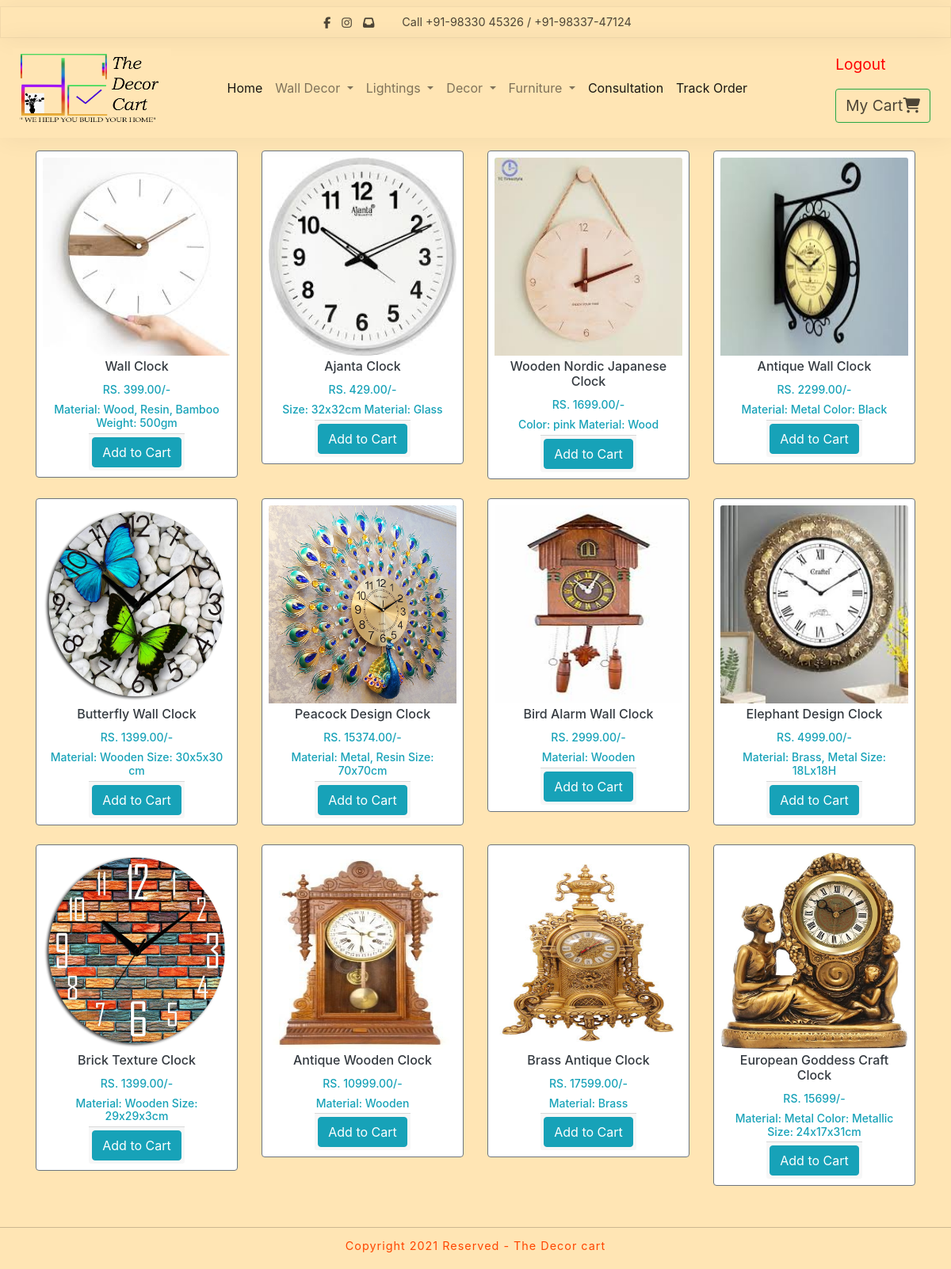
Screenshot of /clocks.php with the database file from the repository.
### tables this page shows
CREATE TABLE `product_clocks` (
  `id` int(11) NOT NULL,
  `product_name` varchar(100) NOT NULL,
  `product_price` varchar(50) NOT NULL,
  `product_image` varchar(255) NOT NULL,
  `product_description` varchar(500) NOT NULL
);

### clocks.php (the view, shortened to what this page needs)
<!DOCTYPE html>
<html lang="en">
<head>
    <link rel="stylesheet" href="style.css">
    <link rel="stylesheet" href="https://maxcdn.bootstrapcdn.com/bootstrap/4.3.1/css/bootstrap.min.css">
</head>
<body class="main my-2">
    <nav class="m-auto text-center nav-dark ">
            <div class="social-call">
                <div class="social">
                    <a href="https://www.facebook.com/Thedecorcart-102415515156793">
                        <i class="fab fa-facebook-f">
                        </i>
                    </a>
                    <a href="https://www.instagram.com/the.decor_cart">
                        <i class="fab fa-instagram">
                        </i>
                    </a>
                    <a href="#">
                        <i class="fas fa-inbox" title="thedecor.cart@gmail.com">
                        </i>
                    </a>
                </div>
                <div class="phone">
                    <span>
                        Call +91-98330 45326 / +91-98337-47124
                    </span>
                </div>
            </div>
</nav>
            <nav class="navbar navbar-expand-sm  navbar-light">
    <a class="navbar-brand" href="#"><img src="miscellaneous/Untitled-3.png" width="200px" height="100px"></a>
    <ul class="navbar-nav m-auto">
        <li class="nav-item">
            <a class="nav-link active" href="index.php">Home</a>
        </li>
        <li class="nav-item dropdown">
            <a class="nav-link dropdown-toggle" href="#" id="navbardrop" data-toggle="dropdown">
                 Wall Decor
             </a>
        </li>
        <li class="nav-item dropdown">
            <a class="nav-link dropdown-toggle" href="#" id="navbardrop" data-toggle="dropdown">
                Lightings
            </a>
        </li>
        <li class="nav-item dropdown">
            <a class="nav-link dropdown-toggle" href="#" id="navbardrop" data-toggle="dropdown">
                Decor
            </a>
        </li>
        <li class="nav-item dropdown">
            <a class="nav-link dropdown-toggle" href="#" id="navbardrop" data-toggle="dropdown">
                Furniture
            </a>
        </li>
        <li class="nav-item">
            <a class="nav-link active" href="consultation confirmation.php">Consultation</a>
        </li>
        <li class="nav-item">
            <a class="nav-link active" href="index-2.php">Track Order</a>
        </li>
    </ul>
    <ul class="navbar-nav ml-auto">
    <div class="right-menu">
<p><a href="login.php" style="color: red;">Logout</a></p>
                <li class="nav-item">
            <a class="btn btn-outline-success" href="cart.php">My Cart<i class="fas fa-shopping-cart"></i></a>
        </li>
    </ul>
</nav>
        <div class="container">
            <div class="row mt-2 pb-3">
                <?php
                    include 'config.php';
                    $stmt = $conn->prepare("SELECT * FROM product_clocks");
                    $stmt->execute();
                    $result = $stmt->get_result();
                     while($row = $result->fetch_assoc()):
                ?>
                <div class="col-sm-6 col-md-4 col-lg-3 mb-2 display-flex">
                <form action="action.php" class="submit" method="POST">
                    <div class="card-deck">
                        <div class="card p-2 border-secondary mb-2 mt-2" >
                            <img src="<?= $row['product_image']?>" class="card-img-top" height="250">
                            <div class="card-body p-1 m-auto">
                                <h4 class="card-title text-center text-dark"><?= $row['product_name']?></h4>
                                <h5 class="card-text text-center text-info"><?= $row['product_price']?>/-</h5>
                                <h5 class="card-text text-center text-info"><?= $row['product_description']?></h5>
                                </div>
                                <div class="card-footer m-auto p-1">
                                    <button type="submit" name="addtocart" class=" btn btn-info">Add to Cart</button>
                                </div>
                        </div>
                    </div>
                </form>
                </div>
                <?php endwhile; ?>
            </div>
        </div>
    <footer class="text-center">
            <span class="copyright ">
                Copyright 2021 Reserved - The Decor cart
            </span>
        </footer>
</body>
</html>

### style.css (style rules this page uses)
.main { color: #000; background: #ffe5b4; }
.navbar-nav { color: #000; }
body { margin: 0px; padding: 0px; font-family: poppins; background: #ffe5b4; }
* { box-sizing: border-box; }
ul { list-style: none; }
a { text-decoration: none; }
nav { width: 100%; box-shadow: 2px 2px 30px rgba(0,0,0,0.05); z-index: 100; }
.social-call { height: 40px; border: 1px solid rgba(0,0,0,0.05); display: flex; justify-content: center; align-items: center; }
.social a { margin: 0px 5px; color: rgba(0,0,0,0.7); font-size: 0.9rem; }
.phone { color: rgba(0,0,0,0.7); margin-left: 30px; font-size: 0.9rem; }
.right-menu a { margin: 0px 10px; font-size: 1.2rem; color: rgba(0,0,0,0.7); }
.fa-shopping-cart { position: relative }
footer { display: flex; justify-content: center; align-items: center; padding: 10px; border-top: 1px solid rgba(0,0,0,0.2) ; flex-wrap: wrap; margin-top: 20px; width: 100%; }
.copyright { font-size: 0.9rem; color: orangered; letter-spacing: 1px; }
.active, .menu:hover { align-items: center; border-radius: 3px; }
button { color: orangered; font-size: 18px; font-weight: 600; text-decoration: none; padding: 10px 15px; border-radius: 4px; display: inline-block; }
.card-title { font-size: 16px; }
.card-text { font-size: 14px; }

### rows the page displays
product_clocks: product_image (picture), product_name "Wall Clock", product_price "RS. 399.00", product_description "Material: Wood, Resin, Bamboo Weight: 500gm"
product_clocks: product_image (picture), product_name "Ajanta Clock", product_price "RS. 429.00", product_description "Size: 32x32cm Material: Glass"
product_clocks: product_image (picture), product_name "Wooden Nordic Japanese Clock", product_price "RS. 1699.00", product_description "Color: pink Material: Wood"
product_clocks: product_image (picture), product_name "Antique Wall Clock", product_price "RS. 2299.00", product_description "Material: Metal Color: Black"
product_clocks: product_image (picture), product_name "Butterfly Wall Clock", product_price "RS. 1399.00", product_description "Material: Wooden Size: 30x5x30 cm"
product_clocks: product_image (picture), product_name "Peacock Design Clock", product_price "RS. 15374.00", product_description "Material: Metal, Resin Size: 70x70cm"
product_clocks: product_image (picture), product_name "Bird Alarm Wall Clock", product_price "RS. 2999.00", product_description "Material: Wooden"
product_clocks: product_image (picture), product_name "Elephant Design Clock", product_price "RS. 4999.00", product_description "Material: Brass, Metal Size: 18Lx18H"
product_clocks: product_image (picture), product_name "Brick Texture Clock", product_price "RS. 1399.00", product_description "Material: Wooden Size: 29x29x3cm"
product_clocks: product_image (picture), product_name "Antique Wooden Clock", product_price "RS. 10999.00", product_description "Material: Wooden"
product_clocks: product_image (picture), product_name "Brass Antique Clock", product_price "RS. 17599.00", product_description "Material: Brass"
product_clocks: product_image (picture), product_name "European Goddess Craft Clock", product_price "RS. 15699", product_description "Material: Metal Color: Metallic Size: 24x17x31cm"
